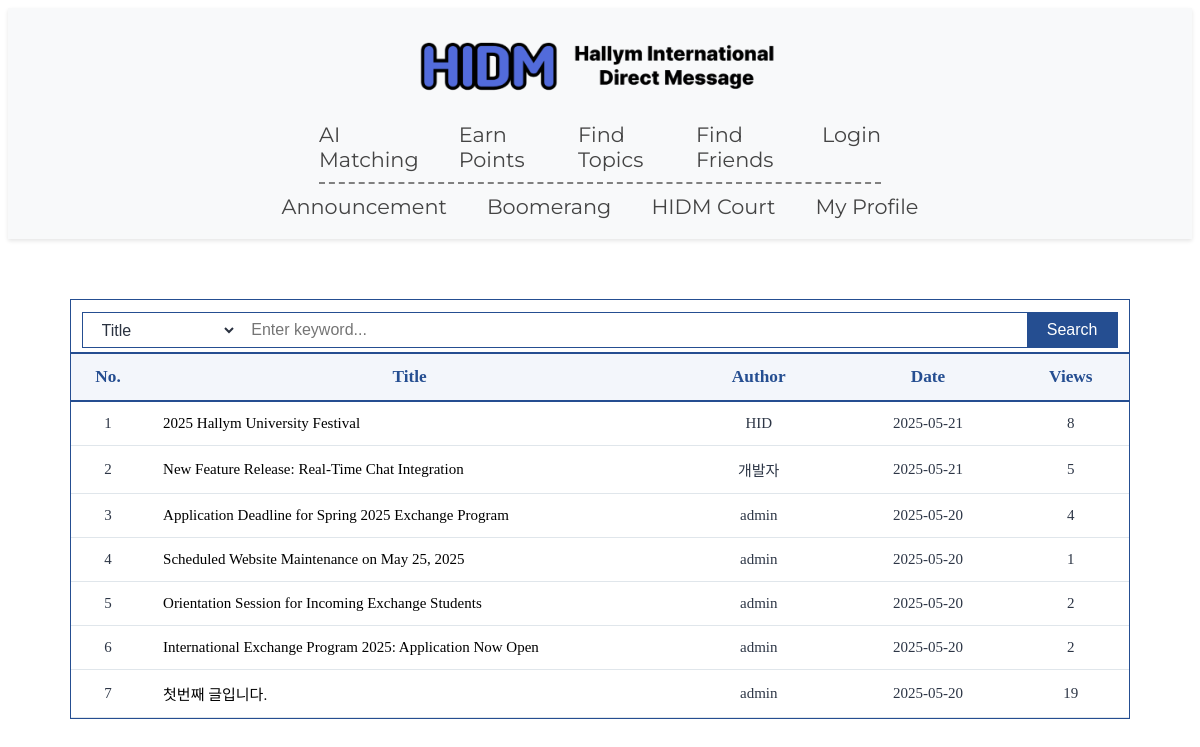
The app's page /accounts/announcement/ with its own data.
### accounts/models.py (models this page shows, shortened)
class Announcement(models.Model):
    title = models.CharField(max_length=200)
    content = models.TextField()
    author = models.ForeignKey(User, on_delete=models.SET_NULL, null=True)
    created_at = models.DateTimeField(auto_now_add=True)
    updated_at = models.DateTimeField(auto_now=True)
    views = models.PositiveIntegerField(default=0)  # 조회수 필드
    class Meta:
        ordering = ['-created_at']

class UserProfile(models.Model):
    user = models.OneToOneField(User, on_delete=models.CASCADE)
    nickname = models.CharField(
        max_length=30,
        blank=False,
        verbose_name='Nickname'
    )
    GENDER_CHOICES = [
        ('M', 'Male'),
        ('F', 'Female'),
    ]
    gender = models.CharField(
        max_length=1,
        choices=GENDER_CHOICES,
        verbose_name='Gender'
    )
    NATIVE_LANGUAGE_CHOICES = [
        ('ab', 'Abkhaz'), ('aa', 'Afar'), ('af', 'Afrikaans'), ('ak', 'Akan'),
        ('sq', 'Albanian'), ('am', 'Amharic'), ('ar', 'Arabic'), ('an', 'Aragonese'),
        ('hy', 'Armenian'), ('as', 'Assamese'), ('av', 'Avaric'), ('ae', 'Avestan'),
        ('ay', 'Aymara'), ('az', 'Azerbaijani'), ('bm', 'Bambara'), ('ba', 'Bashkir'),
        ('eu', 'Basque'), ('be', 'Belarusian'), ('bn', 'Bengali'), ('bh', 'Bihari'),
        ('bi', 'Bislama'), ('bs', 'Bosnian'), ('br', 'Breton'), ('bg', 'Bulgarian'),
        ('my', 'Burmese'), ('ca', 'Catalan; Valencian'), ('ch', 'Chamorro'),
        ('ce', 'Chechen'), ('ny', 'Chichewa; Chewa; Nyanja'), ('zh', 'Chinese'),
        ('cv', 'Chuvash'), ('kw', 'Cornish'), ('co', 'Corsican'), ('cr', 'Cree'),
        ('hr', 'Croatian'), ('cs', 'Czech'), ('da', 'Danish'),
        ('dv', 'Divehi; Dhivehi; Maldivian;'), ('nl', 'Dutch'), ('dz', 'Dzongkha'),
        ('en', 'English'), ('eo', 'Esperanto'), ('et', 'Estonian'), ('ee', 'Ewe'),
        ('fo', 'Faroese'), ('fj', 'Fijian'), ('fi', 'Finnish'), ('fr', 'French'),
        ('ff', 'Fula; Fulah; Pulaar; Pular'), ('gl', 'Galician'), ('ka', 'Georgian'),
        ('de', 'German'), ('el', 'Greek, Modern'), ('gn', 'Guaraní'), ('gu', 'Gujarati'),
        ('ht', 'Haitian; Haitian Creole'), ('ha', 'Hausa'), ('he', 'Hebrew (modern)'),
        ('hz', 'Herero'), ('hi', 'Hindi'), ('ho', 'Hiri Motu'), ('hu', 'Hungarian'),
        ('ia', 'Interlingua'), ('id', 'Indonesian'), ('ie', 'Interlingue'), ('ga', 'Irish'),
        ('ig', 'Igbo'), ('ik', 'Inupiaq'), ('io', 'Ido'), ('is', 'Icelandic'),
        ('it', 'Italian'), ('iu', 'Inuktitut'), ('ja', 'Japanese'), ('jv', 'Javanese'),
        ('kl', 'Kalaallisut, Greenlandic'), ('kn', 'Kannada'), ('kr', 'Kanuri'),
        ('ks', 'Kashmiri'), ('kk', 'Kazakh'), ('km', 'Khmer'), ('ki', 'Kikuyu, Gikuyu'),
        ('rw', 'Kinyarwanda'), ('ky', 'Kirghiz, Kyrgyz'), ('kv', 'Komi'), ('kg', 'Kongo'),
        ('ko', 'Korean'), ('ku', 'Kurdish'), ('kj', 'Kwanyama, Kuanyama'), ('la', 'Latin'),
        ('lb', 'Luxembourgish, Letzeburgesch'), ('lg', 'Luganda'),
        ('li', 'Limburgish, Limburgan, Limburger'), ('ln', 'Lingala'), ('lo', 'Lao'),
        ('lt', 'Lithuanian'), ('lu', 'Luba-Katanga'), ('lv', 'Latvian'), ('gv', 'Manx'),
        ('mk', 'Macedonian'), ('mg', 'Malagasy'), ('ms', 'Malay'), ('ml', 'Malayalam'),
        ('mt', 'Maltese'), ('mi', 'Māori'), ('mr', 'Marathi (Marāṭhī)'),
        ('mh', 'Marshallese'), ('mn', 'Mongolian'), ('na', 'Nauru'), ('nv', 'Navajo, Navaho'),
        ('nb', 'Norwegian Bokmål'), ('nd', 'North Ndebele'), ('ne', 'Nepali'), ('ng', 'Ndonga'),
        ('nn', 'Norwegian Nynorsk'), ('no', 'Norwegian'), ('ii', 'Nuosu'), ('nr', 'South Ndebele'),
        ('oc', 'Occitan'), ('oj', 'Ojibwe, Ojibwa'),
        ('cu', 'Old Church Slavonic, Church Slavonic, Old Bulgarian'), ('om', 'Oromo'),
        ('or', 'Oriya'), ('os', 'Ossetian, Ossetic'), ('pa', 'Panjabi, Punjabi'),
        ('pi', 'Pāli'), ('fa', 'Persian'), ('pl', 'Polish'), ('ps', 'Pashto, Pushto'),
        ('pt', 'Portuguese'), ('qu', 'Quechua'), ('rm', 'Romansh'), ('rn', 'Kirundi'),
        ('ro', 'Romanian, Moldavian, Moldovan'), ('ru', 'Russian'),
        ('sa', 'Sanskrit (Saṁskṛta)'), ('sc', 'Sardinian'), ('sd', 'Sindhi'),
        ('se', 'Northern Sami'), ('sm', 'Samoan'), ('sg', 'Sango'), ('sr', 'Serbian'),
        ('gd', 'Scottish Gaelic; Gaelic'), ('sn', 'Shona'), ('si', 'Sinhala, Sinhalese'),
        ('sk', 'Slovak'), ('sl', 'Slovene'), ('so', 'Somali'), ('st', 'Southern Sotho'),
        ('es', 'Spanish; Castilian'), ('su', 'Sundanese'), ('sw', 'Swahili'), ('ss', 'Swati'),
        ('sv', 'Swedish'), ('ta', 'Tamil'), ('te', 'Telugu'), ('tg', 'Tajik'), ('th', 'Thai'),
        ('ti', 'Tigrinya'), ('bo', 'Tibetan Standard, Tibetan, Central'), ('tk', 'Turkmen'),
        ('tl', 'Tagalog'), ('tn', 'Tswana'), ('to', 'Tonga (Tonga Islands)'),
        ('tr', 'Turkish'), ('ts', 'Tsonga'), ('tt', 'Tatar'), ('tw', 'Twi'), ('ty', 'Tahitian'),
        ('ug', 'Uighur, Uyghur'), ('uk', 'Ukrainian'), ('ur', 'Urdu'), ('uz', 'Uzbek'),
        ('ve', 'Venda'), ('vi', 'Vietnamese'), ('vo', 'Volapük'), ('wa', 'Walloon'),
        ('cy', 'Welsh'), ('wo', 'Wolof'), ('fy', 'Western Frisian'), ('xh', 'Xhosa'),
        ('yi', 'Yiddish'), ('yo', 'Yoruba'), ('za', 'Zhuang, Chuang'), ('zu', 'Zulu'),
    ]
    native_language = models.CharField(
        max_length=20,
        choices=NATIVE_LANGUAGE_CHOICES,
        verbose_name='Native Language'
    )
    NATIONALITY_CHOICES = [
    ('AF', 'Afghanistan'), ('AL', 'Albania'), ('DZ', 'Algeria'), ('AS', 'American Samoa'),
    ('AD', 'Andorra'), ('AO', 'Angola'), ('AR', 'Argentina'), ('AM', 'Armenia'),
    ('AU', 'Australia'), ('AT', 'Austria'), ('AZ', 'Azerbaijan'), ('BS', 'Bahamas'),
    ('BH', 'Bahrain'), ('BD', 'Bangladesh'), ('BY', 'Belarus'), ('BE', 'Belgium'),
    ('BZ', 'Belize'), ('BJ', 'Benin'), ('BT', 'Bhutan'), ('BO', 'Bolivia'),
    ('BA', 'Bosnia and Herzegovina'), ('BW', 'Botswana'), ('BR', 'Brazil'),
    ('BN', 'Brunei'), ('BG', 'Bulgaria'), ('BF', 'Burkina Faso'), ('BI', 'Burundi'),
    ('KH', 'Cambodia'), ('CM', 'Cameroon'), ('CA', 'Canada'), ('CV', 'Cape Verde'),
    ('CF', 'Central African Republic'), ('TD', 'Chad'), ('CL', 'Chile'), ('CN', 'China'),
    ('CO', 'Colombia'), ('KM', 'Comoros'), ('CG', 'Congo'), ('CD', 'Congo (DRC)'),
    ('CR', 'Costa Rica'), ('HR', 'Croatia'), ('CU', 'Cuba'), ('CY', 'Cyprus'),
    ('CZ', 'Czech Republic'), ('DK', 'Denmark'), ('DJ', 'Djibouti'), ('DM', 'Dominica'),
    ('DO', 'Dominican Republic'), ('EC', 'Ecuador'), ('EG', 'Egypt'), ('SV', 'El Salvador'),
    ('GQ', 'Equatorial Guinea'), ('ER', 'Eritrea'), ('EE', 'Estonia'), ('ET', 'Ethiopia'),
    ('FJ', 'Fiji'), ('FI', 'Finland'), ('FR', 'France'), ('GA', 'Gabon'),
    ('GM', 'Gambia'), ('GE', 'Georgia'), ('DE', 'Germany'), ('GH', 'Ghana'),
    ('GR', 'Greece'), ('GD', 'Grenada'), ('GT', 'Guatemala'), ('GN', 'Guinea'),
    ('GW', 'Guinea-Bissau'), ('GY', 'Guyana'), ('HT', 'Haiti'), ('HN', 'Honduras'),
    ('HU', 'Hungary'), ('IS', 'Iceland'), ('IN', 'India'), ('ID', 'Indonesia'),
    ('IR', 'Iran'), ('IQ', 'Iraq'), ('IE', 'Ireland'), ('IL', 'Israel'), ('IT', 'Italy'),
    ('JM', 'Jamaica'), ('JP', 'Japan'), ('JO', 'Jordan'), ('KZ', 'Kazakhstan'),
    ('KE', 'Kenya'), ('KI', 'Kiribati'), ('KP', 'North Korea'), ('KR', 'South Korea'),
    ('KW', 'Kuwait'), ('KG', 'Kyrgyzstan'), ('LA', 'Laos'), ('LV', 'Latvia'),
    ('LB', 'Lebanon'), ('LS', 'Lesotho'), ('LR', 'Liberia'), ('LY', 'Libya'),
    ('LI', 'Liechtenstein'), ('LT', 'Lithuania'), ('LU', 'Luxembourg'), ('MG', 'Madagascar'),
    ('MW', 'Malawi'), ('MY', 'Malaysia'), ('MV', 'Maldives'), ('ML', 'Mali'),
    ('MT', 'Malta'), ('MH', 'Marshall Islands'), ('MR', 'Mauritania'), ('MU', 'Mauritius'),
    ('MX', 'Mexico'), ('FM', 'Micronesia'), ('MD', 'Moldova'), ('MC', 'Monaco'),
    ('MN', 'Mongolia'), ('ME', 'Montenegro'), ('MA', 'Morocco'), ('MZ', 'Mozambique'),
    ('MM', 'Myanmar'), ('NA', 'Namibia'), ('NR', 'Nauru'), ('NP', 'Nepal'), ('NL', 'Netherlands'),
    ('NZ', 'New Zealand'), ('NI', 'Nicaragua'), ('NE', 'Niger'), ('NG', 'Nigeria'),
    ('NO', 'Norway'), ('OM', 'Oman'), ('PK', 'Pakistan'), ('PW', 'Palau'), ('PS', 'Palestine'),
    ('PA', 'Panama'), ('PG', 'Papua New Guinea'), ('PY', 'Paraguay'), ('PE', 'Peru'),
    ('PH', 'Philippines'), ('PL', 'Poland'), ('PT', 'Portugal'), ('QA', 'Qatar'),
    ('RO', 'Romania'), ('RU', 'Russia'), ('RW', 'Rwanda'), ('KN', 'Saint Kitts and Nevis'),
    ('LC', 'Saint Lucia'), ('VC', 'Saint Vincent and the Grenadines'), ('WS', 'Samoa'),
    ('SM', 'San Marino'), ('ST', 'Sao Tome and Principe'), ('SA', 'Saudi Arabia'),
    ('SN', 'Senegal'), ('RS', 'Serbia'), ('SC', 'Seychelles'), ('SL', 'Sierra Leone'),
    ('SG', 'Singapore'), ('SK', 'Slovakia'), ('SI', 'Slovenia'), ('SB', 'Solomon Islands'),
    ('SO', 'Somalia'), ('ZA', 'South Africa'), ('ES', 'Spain'), ('LK', 'Sri Lanka'),
    ('SD', 'Sudan'), ('SR', 'Suriname'), ('SZ', 'Swaziland'), ('SE', 'Sweden'),
    ('CH', 'Switzerland'), ('SY', 'Syria'), ('TW', 'Taiwan'), ('TJ', 'Tajikistan'),
    ('TZ', 'Tanzania'), ('TH', 'Thailand'), ('TL', 'Timor-Leste'), ('TG', 'Togo'),
    ('TO', 'Tonga'), ('TT', 'Trinidad and Tobago'), ('TN', 'Tunisia'), ('TR', 'Turkey'),
    ('TM', 'Turkmenistan'), ('TV', 'Tuvalu'), ('UG', 'Uganda'), ('UA', 'Ukraine'),
    ('AE', 'United Arab Emirates'), ('GB', 'United Kingdom'), ('US', 'United States'),
    ('UY', 'Uruguay'), ('UZ', 'Uzbekistan'), ('VU', 'Vanuatu'), ('VE', 'Venezuela'),
    ('VN', 'Vietnam'), ('YE', 'Yemen'), ('ZM', 'Zambia'), ('ZW', 'Zimbabwe'),
    ]
    nationality = models.CharField(
        max_length=50,
        choices=NATIONALITY_CHOICES,
        blank=True,
        verbose_name='Nationality'
    )
    born_year = models.PositiveIntegerField(
        null=True, blank=True,
        verbose_name='Born Year'
    )
    show_born_year = models.BooleanField(
        default=False,
        verbose_name='Show Born Year'
    )
    nationality = models.CharField(
        max_length=50,
        blank=True,
        verbose_name='Nationality'
    )
    show_nationality = models.BooleanField(
        default=False,
        verbose_name='Show Nationality'
    )
    major = models.CharField(
        max_length=100,
        blank=True,
        verbose_name='Major'
    )
    show_major = models.BooleanField(
        default=False,
        verbose_name='Show Major'
    )
    instagram_id = models.CharField(
        max_length=100,
        blank=True,
        verbose_name='Instagram ID'
    )
    show_instagram = models.BooleanField(
        default=False,
        verbose_name='Show Instagram ID'
    )
    MBTI_CHOICES = [
        ('INTJ','INTJ'),('INTP','INTP'),('ENTJ','ENTJ'),('ENTP','ENTP'),
        ('INFJ','INFJ'),('INFP','INFP'),('ENFJ','ENFJ'),('ENFP','ENFP'),
        ('ISTJ','ISTJ'),('ISFJ','ISFJ'),('ESTJ','ESTJ'),('ESFJ','ESFJ'),
        ('ISTP','ISTP'),('ISFP','ISFP'),('ESTP','ESTP'),('ESFP','ESFP'),
    ]
    personality = models.CharField(
        max_length=4,
        choices=MBTI_CHOICES,
        blank=True,
        verbose_name='Personality'
    )
    show_personality = models.BooleanField(
        default=False,
        verbose_name='Show Personality'
    )
    bio = models.CharField(
        max_length=200,
        blank=True,
        verbose_name='Bio'
    )
    show_bio = models.BooleanField(
        default=False,
        verbose_name='Show Bio'
    )

### accounts/views.py (the view, shortened to what this page needs)
# urls.py: path('announcement/', views.announcement_list, name='announcement_list'),
def announcement_list(request):
    allowed_users = ['admin', 'HID', '개발자']
    q = request.GET.get('q', '').strip()
    search_type = request.GET.get('search_type', 'title')
    announcements = Announcement.objects.all()
    announcements = announcements.order_by('-created_at')
    return render(request, 'accounts/announcement_list.html', {
        'announcements': announcements,
        'allowed_users': allowed_users,
    })

### accounts/templates/accounts/announcement_list.html (shortened to what this page needs)
{% extends "base.html" %}
{% load static %}
{% block content %}
<div class="notice-page-outer">
    <div class="notice-whole-box">
        <form class="notice-search-bar" method="get" action="{% url 'announcement_list' %}">
            <select name="search_type">
                <option value="title" {% if request.GET.search_type == "title" %}selected{% endif %}>Title</option>
            </select>
            <input type="text" name="q" placeholder="Enter keyword..." value="{{ request.GET.q|default_if_none:'' }}">
            <button type="submit">Search</button>
        </form>
        <div class="notice-search-divider"></div>
        <div class="notice-table-area">
            <table class="notice-table">
                <thead>
                    <tr>
                        <th style="width:7%;">No.</th>
                        <th>Title</th>
                        <th style="width:16%;">Author</th>
                        <th style="width:16%;">Date</th>
                        <th style="width:11%;">Views</th>
                    </tr>
                </thead>
                <tbody>
                    {% for announcement in announcements %}
                    <tr>
                        <td>{{ forloop.counter }}</td>
                        <td class="title-cell">
                            <a href="{% url 'announcement_detail' announcement.pk %}">
                                {{ announcement.title }}
                            </a>
                        </td>
<td>{{ announcement.author.userprofile.nickname }}</td>
                        <td>{{ announcement.created_at|date:"Y-m-d" }}</td>
                        <td>{{ announcement.views }}</td>
                    </tr>
                    {% empty %}
                    <tr>
                        <td colspan="5" style="text-align:center; color:#7a869a; padding:34px 0;">
                            There are no notices yet.
                        </td>
                    </tr>
                    {% endfor %}
                </tbody>
            </table>
        </div>
    </div>
</div>
{% endblock %}

### static/css/home.css (style rules this page uses)
* { border-radius: 0 !important; }

### accounts/templates/accounts/announcement_list.html (style rules this page uses)
.notice-page-outer { width: 100%; max-width: 1100px; margin: 40px auto 0 auto; padding: 0 20px; box-sizing: border-box; }
.notice-whole-box { border: 1.5px solid #254e91; border-radius: 8px; background: #fff; box-sizing: border-box; padding: 0; }
.notice-search-bar { display: flex; align-items: center; width: 98%; margin: 8px auto 0 auto; padding: 0; background: transparent; border: none; border-radius: 0; box-sizing: border-box; min-height: 44px; height: 44px; }
.notice-search-bar select, .notice-search-bar input[type="text"], .notice-search-bar button { height: 36px; font-size: 1rem; }
.notice-search-bar select { border: 1.3px solid #254e91; border-radius: 8px 0 0 8px; outline: none; padding: 0 15px; background: #fff; color: #2a3240; min-width: 120px; box-sizing: border-box; margin-right: -1.3px; }
.notice-search-bar input[type="text"] { border: 1.3px solid #254e91; border-left: none; outline: none; padding: 0 15px; flex: 1; background: #fff; color: #2a3240; border-radius: 0; min-width: 0; box-sizing: border-box; }
.notice-search-bar button { border: 1.3px solid #254e91; border-left: none; border-radius: 0 8px 8px 0; background: #254e91; color: #fff; font-weight: 500; cursor: pointer; transition: background 0.16s; margin-left: -1.3px; min-width: 90px; padding: 0 20px; }
.notice-search-divider { height: 0; border-bottom: 2px solid #254e91; margin: 0 0 0 0; }
.notice-table-area { padding: 0; border: none; border-radius: 0; background: #fff; box-sizing: border-box; }
.notice-table { width: 100%; border-collapse: collapse; font-size: 15px; background: #fff; }
.notice-table thead tr { background: #f3f6fb; border-bottom: 2px solid #254e91; }
.notice-table th, .notice-table td { text-align: center; padding: 13px 8px; }
.notice-table th { font-weight: 700; color: #254e91; font-size: 1.08rem; border-bottom: 1.5px solid #b6c8e2; }
.notice-table tbody tr { border-bottom: 1px solid #e0e6eb; transition: background 0.13s; }
.notice-table td { color: #2d3646; }
.notice-table td.title-cell { text-align: left; padding-left: 18px; }
.notice-table td.title-cell a { color: black; text-decoration: none; transition: color 0.2s ease; }

### records on screen
Announcement: title "2025 Hallym University Festival", author.userprofile.nickname "HID", created_at "2025-05-21", views "8"
Announcement: title "New Feature Release: Real-Time Chat Integration", author.userprofile.nickname "개발자", created_at "2025-05-21", views "5"
Announcement: title "Application Deadline for Spring 2025 Exchange Program", author.userprofile.nickname "admin", created_at "2025-05-20", views "4"
Announcement: title "Scheduled Website Maintenance on May 25, 2025", author.userprofile.nickname "admin", created_at "2025-05-20", views "1"
Announcement: title "Orientation Session for Incoming Exchange Students", author.userprofile.nickname "admin", created_at "2025-05-20", views "2"
Announcement: title "International Exchange Program 2025: Application Now Open", author.userprofile.nickname "admin", created_at "2025-05-20", views "2"
Announcement: title "첫번째 글입니다.", author.userprofile.nickname "admin", created_at "2025-05-20", views "19"
